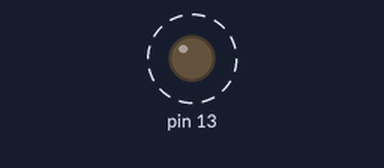
The sketch below on a simulated Arduino Uno, built with avr-gcc and run on an emulated ATmega328P. Shown: output pins drawn as LEDs (lit = HIGH). Dashed ring = blinking.

Above: at 0.5 s.
Timing chart, 0 to 4.7 s (numbered marks = the images above):
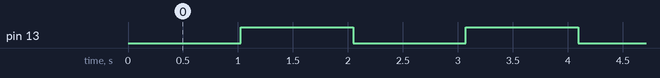

The sketch:

EX-Timer_Interrupt.ino
```cpp
volatile unsigned long ms;
unsigned char* tccr2a = (unsigned char*) 0xB0;
unsigned char* tccr2b = (unsigned char*) 0xB1;
unsigned char* timsk2 = (unsigned char*) 0x70;
unsigned char* portb = (unsigned char*) 0x25;
unsigned char* ddrb = (unsigned char*) 0x24;
unsigned char* sreg = (unsigned char*) 0x5F;
unsigned long previousTime;

ISR(TIMER2_OVF_vect)
{
  ms++;
}

unsigned long getMilliseconds()
{
  *timsk2 = 0; //Disable timer2 interrupts
  unsigned long val = ms; //Read the variable
  *timsk2 = 1; //Re-enable timer2 interrupts
  return val;
}

void setup()
{
  *ddrb = 32; //Set PD5 as output
  *tccr2a = 3; //8-bit Fast PWM on timer2
  *tccr2b = 4; //Set pre-scaler to 64
  *sreg |= 1 << 7; //Enable interrupts
  *timsk2 = 1; //Enable timer2 overflow interrupt
  while (1)
  {
    unsigned long currentTime = getMilliseconds();
    if ((*portb) & 32) //If LED is currently ON
    {
      if (currentTime - previousTime >= 1000)
      {
        *portb = 0; //Turn it OFF
        previousTime = currentTime;
      }
    }
    else //If LED is currently OFF
    {
      if (currentTime - previousTime >= 1000)
      {
        *portb = 32; //Turn it ON
        previousTime = currentTime;
      }
    }
  }
}

void loop() {
}
```

Measured:
- by itself, pin 13: alternates HIGH for 1.0 s and LOW for 1.0 s
